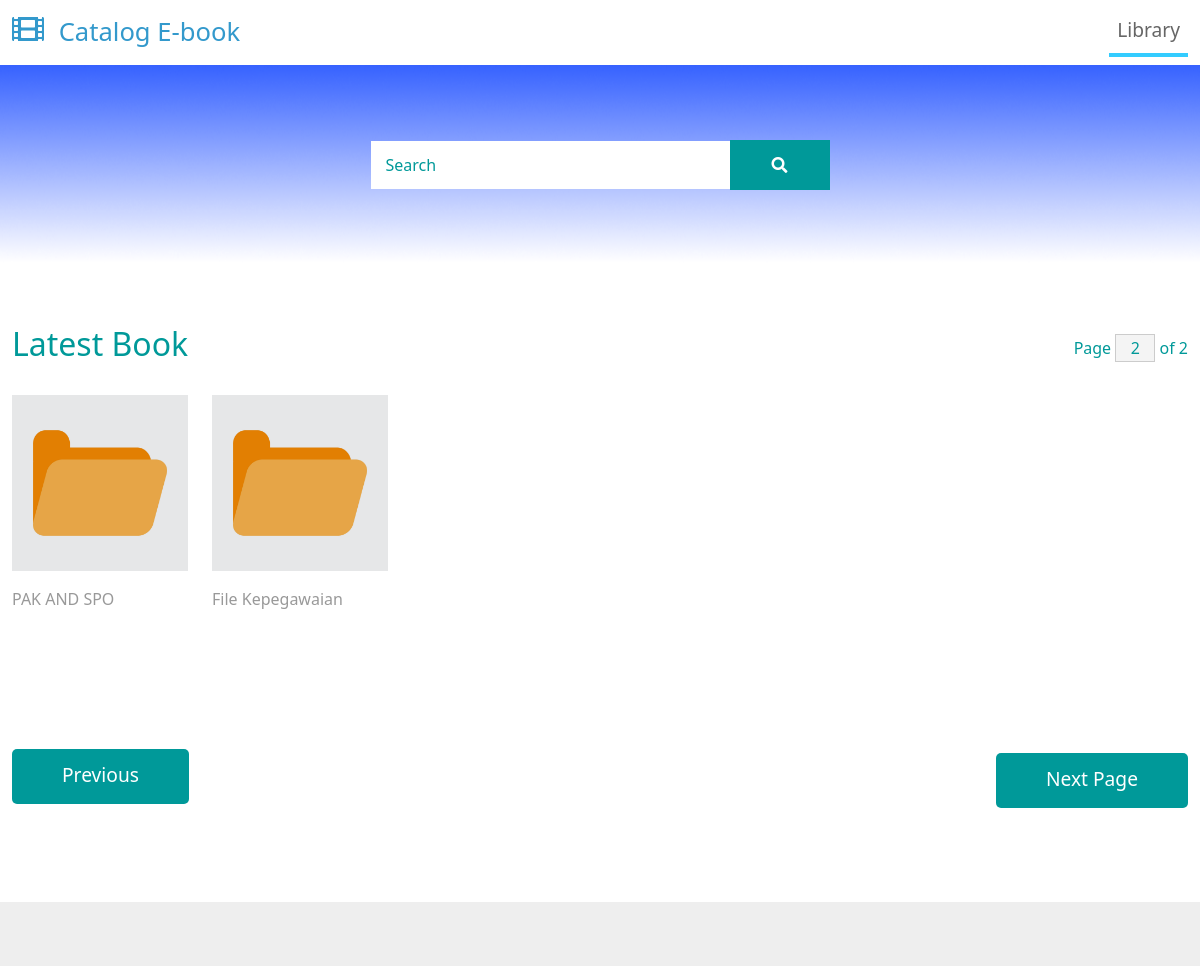
Screenshot of /sub-folder?home=keperawatan&page=1 (signed in) with the database file from the repository.
### tables this page shows
CREATE TABLE `poli_m` (
  `poli` varchar(255) DEFAULT NULL,
  `logo` varchar(255) DEFAULT NULL,
  `active` int(11) DEFAULT NULL,
  `home` varchar(255) DEFAULT NULL
);

### sub-folder.php (the view, shortened to what this page needs)
<!DOCTYPE html>
<html lang="en">
<?php
include "db.php";
    $home = $_GET['home'];
    $sql = mysqli_query($conn,"select * from poli_m;");
    $rows = mysqli_num_rows($sql);
    $b = $rows/16;
    $b = ceil($b);
?>
<head>
    <link rel="stylesheet" href="css/bootstrap.min.css">
    <link rel="stylesheet" href="fontawesome/css/all.min.css">
    <link rel="stylesheet" href="css/templatemo-style.css">
</head>
<body>
    <nav class="navbar navbar-expand-lg">
        <div class="container-fluid">
            <a class="navbar-brand" href="#">
                <i class="fas fa-film mr-2"></i>
                Catalog E-book
            </a>
            <div class="collapse navbar-collapse" id="navbarSupportedContent">
            <ul class="navbar-nav ml-auto mb-2 mb-lg-0">
                <li class="nav-item">
                    <a class="nav-link nav-link-1 active" aria-current="page" href="folder">Library</a>
                </li>
            </ul>
            </div>
        </div>
    </nav>
    <div class="tm-hero d-flex justify-content-center align-items-center" data-parallax="scroll" data-image-src="img/logo2.png">
        <form class="d-flex tm-search-form">
            <input class="form-control tm-search-input" type="search" id="myInput"  placeholder="Search" aria-label="Search">
        </form>
        <button onclick = "kirim()" class="btn btn-outline-success tm-search-btn" type="submit" >
                <i class="fas fa-search"></i>
            </button>
    </div>
    <div class="container-fluid tm-container-content tm-mt-60">
        <div class="row mb-4">
            <h2 class="col-6 tm-text-primary">
                Latest Book
            </h2>
            <div class="col-6 d-flex justify-content-end align-items-center">
                <form action="" class="tm-text-primary">
                    Page <input type="text" disabled value="<?php echo $b; ?>" size="1" class="tm-input-paging tm-text-primary"> of <?php if(isset($_GET['page'])) {echo $b;} else {echo "0";} ?>
                </form>
            </div>
        </div>
        <div class='row tm-mb-90 tm-gallery'>
        <?php
                $qry2 = "select poli,logo from poli_m
                         where home = '$home' and active = 1";
                $sql1=mysqli_query($conn,$qry2);
                    while($row=mysqli_fetch_array($sql1))
                    {
                        $poli = $row['poli'];
            echo "
        	<div class='col-xl-2 col-lg-4 col-md-6 col-sm-6 col-12 mb-5'>
                <figure class='effect-ming tm-video-item'>
                    <img src='img/".$row['logo']."' alt='Image' class='img-fluid'>
                    <figcaption class='d-flex align-items-center justify-content-center'>
                        <h2><b>".$row['poli']."</b></h2>
                        <a href='index?poli=$poli&page=1'>View more</a>
                    </figcaption>
                </figure>
                <div class='d-flex justify-content-between tm-text-gray'>
                    <span class='tm-text-black-light'>".$row['poli']."</span>
                    <span></span>
                </div>
            </div>";
                  }
            ?>
        </div>
        <div class="row tm-mb-90">
            <div class="col-12 d-flex justify-content-between align-items-center tm-paging-col">
                <?php
                if(isset($_GET['page']))
                {
                    $a = $_GET['page'];
                $previous = $a-1;
                if($previous==0)
                    $previous = 1;
                echo "<a href='sub-folder?page=$previous' class='btn btn-primary tm-btn-prev mb-2'>Previous</a>";
            }
                ?>
                <?php
                if(isset($_GET['page']))
                {
                    $a = $_GET['page'];
                $next = $a+1;
                echo "<a href='sub-folder?page=$next'  class='btn btn-primary tm-btn-next'>Next Page</a>";
               }
                ?>
            </div>
        </div>
    </div>
    <footer class="tm-bg-gray pt-5 pb-3 tm-text-gray tm-footer">
    </footer>
</body>
</html>

### css/templatemo-style.css (style rules this page uses)
a { text-decoration: none; transition: all 0.3s ease; }
.container-fluid { max-width: 1770px; }
.btn { border-radius: 0; }
.btn-primary { background-color: #009999; border: 0; border-radius: 5px; padding: 12px 50px 14px; font-size: 1.2rem; }
.form-control { padding: 10px 20px; width: 100%; height: auto; }
.navbar-brand { color: #3399CC; font-size: 1.6rem; }
.navbar-brand i { font-size: 2rem; }
.tm-hero { min-height: 200px; background: transparent; }
.tm-mt-60 { margin-top: 60px; }
.tm-mb-90 { margin-bottom: 90px; }
.tm-text-primary { color: #009999; }
.tm-bg-gray { background-color: #EEEEEE; }
.tm-input-paging { width: 40px; border-radius: 0; border: 1px solid #CCCCCC; background: #f4f4f4; text-align: center; }
.nav-item { margin-right: 30px; }
.nav-item:last-child { margin-right: 0; }
.nav-link { color: #666666; border-bottom: 4px solid transparent; font-size: 1.2rem; }
.nav-link-1.active, .nav-link-1:hover { border-color: #33CCFF; }
.tm-search-input { width: 360px; border-radius: 0; padding: 12px 15px; color: #009999; border: none; }
.tm-search-input::placeholder { color: #009999; opacity: 1; }
.tm-search-btn { color: white; background-color: #009999; border: none; width: 100px; height: 50px; margin-left: -1px; }
p, .tm-text-gray { color: #999; }
.tm-video-item { position: relative; overflow: hidden; text-align: center; cursor: pointer; }
.tm-video-item img { position: relative; display: block; min-height: 100%; max-width: 100%; opacity: 0.8; }
.tm-video-item figcaption { padding: 2em; color: #fff; text-transform: uppercase; font-size: 1.25em; -webkit-backface-visibility: hidden; backface-visibility: hidden; }
.tm-video-item figcaption::before, .tm-video-item figcaption::after { pointer-events: none; }
.tm-video-item figcaption, .tm-video-item figcaption > a { position: absolute; top: 0; left: 0; width: 100%; height: 100%; }
figure.effect-ming { background: #030c17; }
figure.effect-ming img { opacity: 0.9; -webkit-transition: opacity 0.35s; transition: opacity 0.35s; }
figure.effect-ming figcaption::before { position: absolute; top: 30px; right: 30px; bottom: 30px; left: 30px; border: 2px solid #fff; box-shadow: 0 0 0 30px rgba(255,255,255,0.2); content: ''; opacity: 0; -webkit-transition: opacity 0.35s, -webkit-transform 0.35s; transition: opacity 0.35s, transform 0.35s; -webkit-transform: scale3d(1.4,1.4,1); transform: scale3d(1.4,1.4,1); }
.tm-footer { font-size: 0.95rem; }
.form-control, input:-internal-autofill-selected, select:not([multiple]) { color: #009999 !important; }
.form-control::placeholder { color: #009999; opacity: 1; }

### rows the page displays
poli_m: logo (picture), poli "PAK AND SPO"
poli_m: logo (picture), poli "File Kepegawaian"

### other values shown
$b "2"
